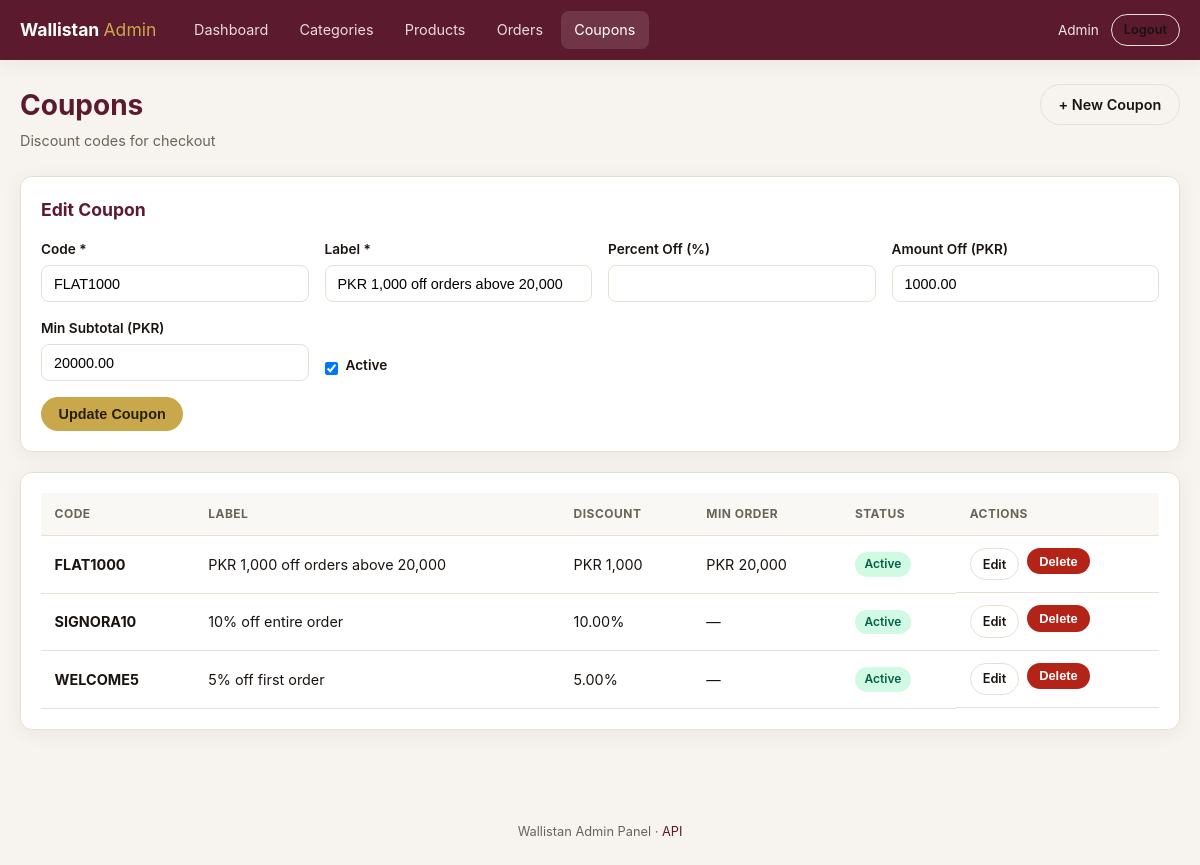
/admin/coupons.php?edit=3 (signed in), run on the app's committed database.
### tables this page shows
CREATE TABLE coupons (
    id INT UNSIGNED AUTO_INCREMENT PRIMARY KEY,
    code VARCHAR(50) NOT NULL UNIQUE,
    label VARCHAR(255) NOT NULL,
    percent_off DECIMAL(5, 2) DEFAULT NULL,
    amount_off DECIMAL(12, 2) DEFAULT NULL,
    min_subtotal DECIMAL(12, 2) DEFAULT NULL,
    active TINYINT(1) NOT NULL DEFAULT 1
);

### admin/includes/bootstrap.php (called while the page is built, shortened)
<?php
function e(?string $value): string
{
    return htmlspecialchars($value ?? '', ENT_QUOTES, 'UTF-8');
}
function formatPkr(float $amount): string
{
    return 'PKR ' . number_format($amount, 0, '.', ',');
}

### admin/coupons.php (the view, shortened to what this page needs)
<?php
$pdo = db();
$editId = isset($_GET['edit']) ? (int) $_GET['edit'] : 0;
$editRow = null;
if ($editId > 0) {
    $stmt = $pdo->prepare('SELECT * FROM coupons WHERE id = ?');
    $stmt->execute([$editId]);
    $editRow = $stmt->fetch() ?: null;
}
$coupons = $pdo->query('SELECT * FROM coupons ORDER BY code')->fetchAll();
require __DIR__ . '/includes/header.php';
?>
<div class="page-header">
  <div>
    <h1>Coupons</h1>
    <p>Discount codes for checkout</p>
  </div>
  <?php if ($editRow): ?>
    <a href="<?= ADMIN_BASE ?>/coupons.php" class="btn btn-outline">+ New Coupon</a>
  <?php endif; ?>
</div>
<div class="card">
  <h2 style="font-size:1.1rem;color:var(--maroon);margin-bottom:1rem">
    <?= $editRow ? 'Edit Coupon' : 'Add Coupon' ?>
  </h2>
  <form method="post" class="form-grid form-grid-2">
    <div class="field">
      <label>Code *</label>
      <input name="code" required value="<?= e($editRow['code'] ?? '') ?>" style="text-transform:uppercase">
    </div>
    <div class="field">
      <label>Label *</label>
      <input name="label" required value="<?= e($editRow['label'] ?? '') ?>">
    </div>
    <div class="field">
      <label>Percent Off (%)</label>
      <input type="number" name="percent_off" min="0" max="100" step="0.01" value="<?= e($editRow['percent_off'] ?? '') ?>">
    </div>
    <div class="field">
      <label>Amount Off (PKR)</label>
      <input type="number" name="amount_off" min="0" step="1" value="<?= e($editRow['amount_off'] ?? '') ?>">
    </div>
    <div class="field">
      <label>Min Subtotal (PKR)</label>
      <input type="number" name="min_subtotal" min="0" step="1" value="<?= e($editRow['min_subtotal'] ?? '') ?>">
    </div>
    <div class="field field-check" style="align-self:end">
      <input type="checkbox" name="active" id="active" <?= (int) ($editRow['active'] ?? 1) ? 'checked' : '' ?>>
      <label for="active">Active</label>
    </div>
    <div style="grid-column:1/-1">
      <button type="submit" class="btn btn-primary"><?= $editRow ? 'Update' : 'Create' ?> Coupon</button>
    </div>
  </form>
</div>
<div class="card">
  <div class="table-wrap">
    <table>
      <thead>
        <tr><th>Code</th><th>Label</th><th>Discount</th><th>Min Order</th><th>Status</th><th>Actions</th></tr>
      </thead>
      <tbody>
        <?php foreach ($coupons as $c): ?>
          <tr>
            <td><strong><?= e($c['code']) ?></strong></td>
            <td><?= e($c['label']) ?></td>
            <td>
              <?php if ($c['percent_off']): ?>
                <?= e($c['percent_off']) ?>%
              <?php elseif ($c['amount_off']): ?>
                <?= formatPkr((float) $c['amount_off']) ?>
              <?php else: ?>
                —
              <?php endif; ?>
            </td>
            <td><?= $c['min_subtotal'] ? formatPkr((float) $c['min_subtotal']) : '—' ?></td>
            <td><?= (int) $c['active'] ? '<span class="badge badge-publish">Active</span>' : '<span class="badge badge-draft">Inactive</span>' ?></td>
            <td class="actions">
              <a href="<?= ADMIN_BASE ?>/coupons.php?edit=<?= (int) $c['id'] ?>" class="btn btn-sm btn-outline">Edit</a>
              <form method="post" style="display:inline" onsubmit="return confirm('Delete coupon?')">
                <button type="submit" class="btn btn-sm btn-danger">Delete</button>
              </form>
            </td>
          </tr>
        <?php endforeach; ?>
      </tbody>
    </table>
  </div>
</div>
<?php require __DIR__ . '/includes/footer.php'; ?>

### admin/assets/admin.css (style rules this page uses)
:root { --maroon: #5c1a2e; --maroon-dark: #3d1120; --gold: #c9a84c; --gold-light: #f5ecd4; --bg: #f7f4ef; --card: #ffffff; --border: #e8e0d4; --text: #1a1410; --muted: #6b6358; --danger: #b42318; --success: #067647; --radius: 12px; --shadow: 0 4px 20px rgba(26, 20, 16, 0.06); }
* { box-sizing: border-box; margin: 0; padding: 0; }
body { font-family: -apple-system, BlinkMacSystemFont, "Segoe UI", Roboto, sans-serif; background: var(--bg); color: var(--text); line-height: 1.5; min-height: 100vh; }
a { color: var(--maroon); text-decoration: none; }
.page-header { display: flex; justify-content: space-between; align-items: flex-start; gap: 1rem; margin-bottom: 1.5rem; flex-wrap: wrap; }
.page-header h1 { font-size: 1.75rem; color: var(--maroon); font-weight: 700; }
.page-header p { color: var(--muted); font-size: 0.9rem; margin-top: 0.25rem; }
.card { background: var(--card); border: 1px solid var(--border); border-radius: var(--radius); box-shadow: var(--shadow); padding: 1.25rem; margin-bottom: 1.25rem; }
.btn { display: inline-flex; align-items: center; justify-content: center; gap: 0.4rem; padding: 0.55rem 1.1rem; border-radius: 999px; border: none; font-size: 0.9rem; font-weight: 600; cursor: pointer; text-decoration: none; transition: opacity 0.15s; }
.btn-primary { background: var(--gold); color: #2a1f0a; }
.btn-outline { background: transparent; border: 1px solid var(--border); color: var(--text); }
.btn-danger { background: var(--danger); color: #fff; }
.btn-sm { padding: 0.35rem 0.75rem; font-size: 0.8rem; }
.table-wrap { overflow-x: auto; }
table { width: 100%; border-collapse: collapse; font-size: 0.9rem; }
th, td { padding: 0.75rem 0.85rem; text-align: left; border-bottom: 1px solid var(--border); }
th { font-size: 0.75rem; text-transform: uppercase; letter-spacing: 0.04em; color: var(--muted); background: #faf8f5; }
.badge { display: inline-block; padding: 0.2rem 0.6rem; border-radius: 999px; font-size: 0.75rem; font-weight: 600; text-transform: capitalize; }
.badge-publish { background: #d1fae5; color: #065f46; }
.form-grid { display: grid; gap: 1rem; }
.form-grid-2 { grid-template-columns: repeat(auto-fit, minmax(240px, 1fr)); }
.field label { display: block; font-size: 0.85rem; font-weight: 600; margin-bottom: 0.35rem; color: var(--text); }
.field input, .field select, .field textarea { width: 100%; padding: 0.6rem 0.75rem; border: 1px solid var(--border); border-radius: 8px; font-size: 0.9rem; background: #fff; }
.field-check { display: flex; align-items: center; gap: 0.5rem; }
.field-check input { width: auto; }
.actions { display: flex; gap: 0.5rem; flex-wrap: wrap; }

### data on the page
coupons: code "FLAT1000", label "PKR 1,000 off orders above 20,000", amount_off "1000.00", min_subtotal "20000.00", active "☑", amount_off "PKR 1,000", min_subtotal "PKR 20,000", shows "Active"
coupons: code "SIGNORA10", label "10% off entire order", percent_off "10.00", active "Active"
coupons: code "WELCOME5", label "5% off first order", percent_off "5.00", active "Active"

### other printed values
$admin['name'] "Admin"
